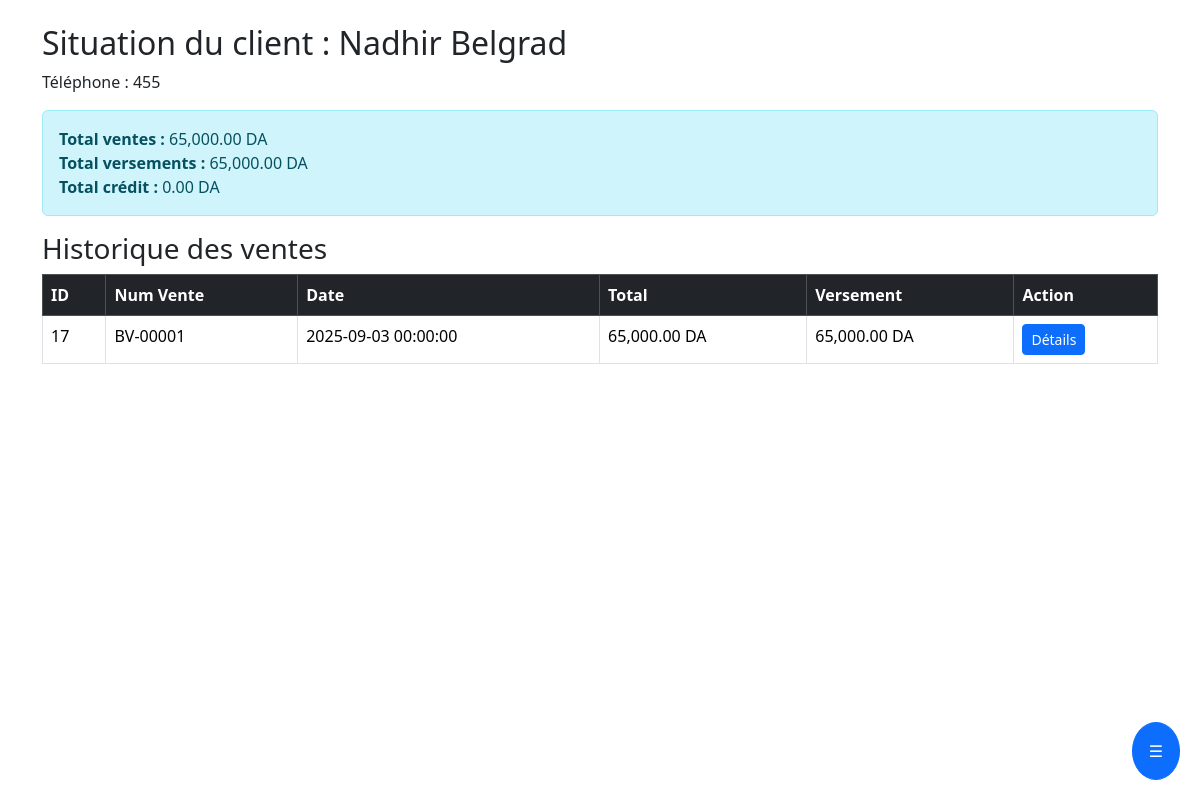
Page /clients_situation.php?id=12 on the committed database.
### tables this page shows
CREATE TABLE `users` (
  `id` int(11) NOT NULL,
  `username` varchar(100) NOT NULL,
  `password` varchar(255) NOT NULL,
  `rank` varchar(50) NOT NULL,
  `telephone` varchar(50) NOT NULL
);

CREATE TABLE `ventes` (
  `id` int(11) NOT NULL,
  `num_vente` varchar(50) NOT NULL,
  `date` datetime NOT NULL DEFAULT current_timestamp(),
  `id_user` int(11) NOT NULL,
  `versement` decimal(10,2) NOT NULL DEFAULT 0.00
);

### clients_situation.php (the view, shortened to what this page needs)
<?php
include "includes/db.php";
include "includes/header.php";
include "includes/sidebar.php";
$id_client = intval($_GET['id']);
$stmt = $conn->prepare("SELECT * FROM users WHERE id = ? AND rank = 'user'");
$stmt->execute([$id_client]);
$client = $stmt->fetch(PDO::FETCH_ASSOC);
$stmt_total = $conn->prepare("
    SELECT
        SUM(vd.quantite * vd.prix_vente) AS total_ventes,
        SUM(v.versement) AS total_versements
    FROM ventes v
    INNER JOIN ventes_details vd ON v.id = vd.id_vente
    WHERE v.id_user = ?
");
$stmt_total->execute([$id_client]);
$result = $stmt_total->fetch(PDO::FETCH_ASSOC);
$total_ventes = $result['total_ventes'] ?? 0;
$total_versements = $result['total_versements'] ?? 0;
$total_credit = $total_ventes - $total_versements;
$stmt_hist = $conn->prepare("
    SELECT
        v.id, v.num_vente, v.date, v.versement,
        SUM(vd.quantite * vd.prix_vente) AS total
    FROM ventes v
    INNER JOIN ventes_details vd ON v.id = vd.id_vente
    WHERE v.id_user = ?
    GROUP BY v.id, v.num_vente, v.date, v.versement
    ORDER BY v.date DESC
");
$stmt_hist->execute([$id_client]);
$ventes = $stmt_hist->fetchAll(PDO::FETCH_ASSOC);
?>
<!DOCTYPE html>
<html lang="fr">
<head>
    <link href="https://cdn.jsdelivr.net/npm/bootstrap@5.3.3/dist/css/bootstrap.min.css" rel="stylesheet">
</head>
<body class="container mt-4">
    <h2>Situation du client : <?= htmlspecialchars($client['username']) ?></h2>
    <p>Téléphone : <?= htmlspecialchars($client['telephone']) ?></p>
    <div class="alert alert-info">
        <strong>Total ventes :</strong> <?= number_format($total_ventes, 2) ?> DA <br>
        <strong>Total versements :</strong> <?= number_format($total_versements, 2) ?> DA <br>
        <strong>Total crédit :</strong> <?= number_format($total_credit, 2) ?> DA
    </div>
    <h3>Historique des ventes</h3>
    <table class="table table-bordered">
        <thead class="table-dark">
            <tr>
                <th>ID</th>
                <th>Num Vente</th>
                <th>Date</th>
                <th>Total</th>
                <th>Versement</th>
                <th>Action</th>
            </tr>
        </thead>
        <tbody>
            <?php if ($ventes): ?>
                <?php foreach ($ventes as $vente): ?>
                    <tr>
                        <td><?= $vente['id'] ?></td>
                        <td><?= htmlspecialchars($vente['num_vente']) ?></td>
                        <td><?= htmlspecialchars($vente['date']) ?></td>
                        <td><?= number_format($vente['total'], 2) ?> DA</td>
                        <td><?= number_format($vente['versement'], 2) ?> DA</td>
                        <td>
                            <a href="vente_details.php?id=<?= $vente['id'] ?>" class="btn btn-primary btn-sm">
                                Détails
                            </a>
                        </td>
                    </tr>
                <?php endforeach; ?>
            <?php else: ?>
                <tr><td colspan="6" class="text-center">Aucune vente trouvée.</td></tr>
            <?php endif; ?>
        </tbody>
    </table>
</body>
</html>

### rows in the picture
users: username "Nadhir Belgrad", telephone "455"
ventes: id "17", num_vente "BV-00001", date "2025-09-03 00:00:00", total "65,000.00", versement "65,000.00"

### other values in the picture
$total_ventes "65,000.00"
$total_versements "65,000.00"
$total_credit "0.00"
